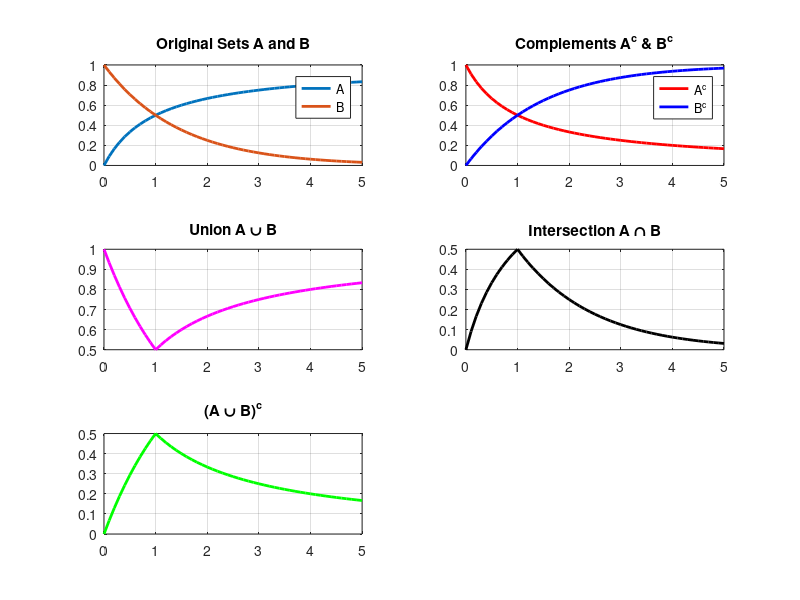

MATLAB code for this plot:
%Consider the following two fuzzy sets A and B defined over a universe of discourse [0-5] with following membership functions:
%Determine the membership functions of the following:

clc; 
clear; 
close all; 
x = 0:0.1:5; 
mu_A  = x./(1+x); 
mu_B  = 2.^(-x); 
 
% a) Complements A̅ and B̅ 
mu_Ac = 1 - mu_A; 
mu_Bc = 1 - mu_B; 
 
% b) Union A ∪ B 
mu_AUB = max(mu_A, mu_B); 
 
% c) Intersection A ∩ B 
mu_AnB = min(mu_A, mu_B); 
 
% d) (A ∪ B)^c 
mu_AUB_c = 1 - mu_AUB; 
 
figure; 
subplot(3,2,1) 
plot(x, mu_A,'LineWidth',2); hold on; plot(x, mu_B,'LineWidth',2); 
title('Original Sets A and B'); legend('A','B'); grid on; 
subplot(3,2,2) 
plot(x, mu_Ac,'r','LineWidth',2); hold on; plot(x, mu_Bc,'b','LineWidth',2); 
title('Complements A^c & B^c'); legend('A^c','B^c'); grid on; 
subplot(3,2,3) 
plot(x, mu_AUB,'m','LineWidth',2); 
title('Union A ∪ B'); grid on; 
subplot(3,2,4) 
plot(x, mu_AnB,'k','LineWidth',2); 
title('Intersection A ∩ B'); grid on; 
subplot(3,2,5) 
plot(x, mu_AUB_c,'g','LineWidth',2); 
title('(A ∪ B)^c'); grid on; 